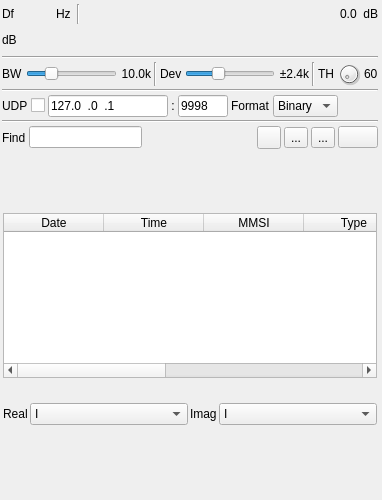
<?xml version="1.0" encoding="UTF-8"?>
<ui version="4.0">
 <class>AISDemodGUI</class>
 <widget class="RollupContents" name="AISDemodGUI">
  <property name="geometry">
   <rect>
    <x>0</x>
    <y>0</y>
    <width>382</width>
    <height>500</height>
   </rect>
  </property>
  <property name="sizePolicy">
   <sizepolicy hsizetype="Expanding" vsizetype="Expanding">
    <horstretch>0</horstretch>
    <verstretch>0</verstretch>
   </sizepolicy>
  </property>
  <property name="minimumSize">
   <size>
    <width>382</width>
    <height>500</height>
   </size>
  </property>
  <property name="font">
   <font>
    <family>Liberation Sans</family>
    <pointsize>9</pointsize>
   </font>
  </property>
  <property name="focusPolicy">
   <enum>Qt::StrongFocus</enum>
  </property>
  <property name="windowTitle">
   <string>AIS Demodulator</string>
  </property>
  <widget class="QWidget" name="settingsContainer" native="true">
   <property name="geometry">
    <rect>
     <x>0</x>
     <y>0</y>
     <width>380</width>
     <height>151</height>
    </rect>
   </property>
   <property name="minimumSize">
    <size>
     <width>350</width>
     <height>0</height>
    </size>
   </property>
   <property name="windowTitle">
    <string>Settings</string>
   </property>
   <layout class="QVBoxLayout" name="verticalLayout">
    <property name="spacing">
     <number>3</number>
    </property>
    <property name="leftMargin">
     <number>2</number>
    </property>
    <property name="topMargin">
     <number>2</number>
    </property>
    <property name="rightMargin">
     <number>2</number>
    </property>
    <property name="bottomMargin">
     <number>2</number>
    </property>
    <item>
     <layout class="QHBoxLayout" name="powLayout">
      <property name="topMargin">
       <number>2</number>
      </property>
      <item>
       <widget class="QLabel" name="deltaFrequencyLabel">
        <property name="minimumSize">
         <size>
          <width>16</width>
          <height>0</height>
         </size>
        </property>
        <property name="text">
         <string>Df</string>
        </property>
       </widget>
      </item>
      <item>
       <widget class="ValueDialZ" name="deltaFrequency" native="true">
        <property name="sizePolicy">
         <sizepolicy hsizetype="Maximum" vsizetype="Maximum">
          <horstretch>0</horstretch>
          <verstretch>0</verstretch>
         </sizepolicy>
        </property>
        <property name="minimumSize">
         <size>
          <width>32</width>
          <height>16</height>
         </size>
        </property>
        <property name="font">
         <font>
          <family>Liberation Mono</family>
          <pointsize>12</pointsize>
         </font>
        </property>
        <property name="cursor">
         <cursorShape>PointingHandCursor</cursorShape>
        </property>
        <property name="focusPolicy">
         <enum>Qt::StrongFocus</enum>
        </property>
        <property name="toolTip">
         <string>Demod shift frequency from center in Hz</string>
        </property>
       </widget>
      </item>
      <item>
       <widget class="QLabel" name="deltaUnits">
        <property name="text">
         <string>Hz </string>
        </property>
       </widget>
      </item>
      <item>
       <widget class="Line" name="line">
        <property name="orientation">
         <enum>Qt::Vertical</enum>
        </property>
       </widget>
      </item>
      <item>
       <spacer name="horizontalSpacer">
        <property name="orientation">
         <enum>Qt::Horizontal</enum>
        </property>
        <property name="sizeHint" stdset="0">
         <size>
          <width>40</width>
          <height>20</height>
         </size>
        </property>
       </spacer>
      </item>
      <item>
       <layout class="QHBoxLayout" name="channelPowerLayout">
        <item>
         <widget class="QLabel" name="channelPower">
          <property name="toolTip">
           <string>Channel power</string>
          </property>
          <property name="layoutDirection">
           <enum>Qt::RightToLeft</enum>
          </property>
          <property name="text">
           <string>0.0</string>
          </property>
         </widget>
        </item>
        <item>
         <widget class="QLabel" name="channelPowerUnits">
          <property name="text">
           <string> dB</string>
          </property>
         </widget>
        </item>
       </layout>
      </item>
     </layout>
    </item>
    <item>
     <layout class="QHBoxLayout" name="powerLayout">
      <item>
       <widget class="QLabel" name="channelPowerMeterUnits">
        <property name="text">
         <string>dB</string>
        </property>
       </widget>
      </item>
      <item>
       <widget class="LevelMeterSignalDB" name="channelPowerMeter" native="true">
        <property name="sizePolicy">
         <sizepolicy hsizetype="Expanding" vsizetype="MinimumExpanding">
          <horstretch>0</horstretch>
          <verstretch>0</verstretch>
         </sizepolicy>
        </property>
        <property name="minimumSize">
         <size>
          <width>0</width>
          <height>24</height>
         </size>
        </property>
        <property name="font">
         <font>
          <family>Liberation Mono</family>
          <pointsize>8</pointsize>
         </font>
        </property>
        <property name="toolTip">
         <string>Level meter (dB) top trace: average, bottom trace: instantaneous peak, tip: peak hold</string>
        </property>
       </widget>
      </item>
     </layout>
    </item>
    <item>
     <widget class="Line" name="line_5">
      <property name="orientation">
       <enum>Qt::Horizontal</enum>
      </property>
     </widget>
    </item>
    <item>
     <layout class="QHBoxLayout" name="phySettingsLayout">
      <item>
       <widget class="QLabel" name="rfBWLabel">
        <property name="text">
         <string>BW</string>
        </property>
       </widget>
      </item>
      <item>
       <widget class="QSlider" name="rfBW">
        <property name="sizePolicy">
         <sizepolicy hsizetype="Expanding" vsizetype="Minimum">
          <horstretch>0</horstretch>
          <verstretch>0</verstretch>
         </sizepolicy>
        </property>
        <property name="minimumSize">
         <size>
          <width>0</width>
          <height>0</height>
         </size>
        </property>
        <property name="toolTip">
         <string>RF bandwidth</string>
        </property>
        <property name="minimum">
         <number>10</number>
        </property>
        <property name="maximum">
         <number>400</number>
        </property>
        <property name="pageStep">
         <number>1</number>
        </property>
        <property name="value">
         <number>100</number>
        </property>
        <property name="orientation">
         <enum>Qt::Horizontal</enum>
        </property>
       </widget>
      </item>
      <item>
       <widget class="QLabel" name="rfBWText">
        <property name="minimumSize">
         <size>
          <width>30</width>
          <height>0</height>
         </size>
        </property>
        <property name="text">
         <string>10.0k</string>
        </property>
        <property name="alignment">
         <set>Qt::AlignRight|Qt::AlignTrailing|Qt::AlignVCenter</set>
        </property>
       </widget>
      </item>
      <item>
       <widget class="Line" name="line_2">
        <property name="orientation">
         <enum>Qt::Vertical</enum>
        </property>
       </widget>
      </item>
      <item>
       <widget class="QLabel" name="fmDevLabel">
        <property name="text">
         <string>Dev</string>
        </property>
       </widget>
      </item>
      <item>
       <widget class="QSlider" name="fmDev">
        <property name="sizePolicy">
         <sizepolicy hsizetype="Expanding" vsizetype="Minimum">
          <horstretch>0</horstretch>
          <verstretch>0</verstretch>
         </sizepolicy>
        </property>
        <property name="minimumSize">
         <size>
          <width>0</width>
          <height>0</height>
         </size>
        </property>
        <property name="toolTip">
         <string>Frequency deviation</string>
        </property>
        <property name="minimum">
         <number>10</number>
        </property>
        <property name="maximum">
         <number>50</number>
        </property>
        <property name="pageStep">
         <number>1</number>
        </property>
        <property name="value">
         <number>24</number>
        </property>
        <property name="orientation">
         <enum>Qt::Horizontal</enum>
        </property>
       </widget>
      </item>
      <item>
       <widget class="QLabel" name="fmDevText">
        <property name="minimumSize">
         <size>
          <width>30</width>
          <height>0</height>
         </size>
        </property>
        <property name="text">
         <string>±2.4k</string>
        </property>
        <property name="alignment">
         <set>Qt::AlignRight|Qt::AlignTrailing|Qt::AlignVCenter</set>
        </property>
       </widget>
      </item>
      <item>
       <widget class="Line" name="line_7">
        <property name="orientation">
         <enum>Qt::Vertical</enum>
        </property>
       </widget>
      </item>
      <item>
       <widget class="QLabel" name="thresholdLabel">
        <property name="text">
         <string>TH</string>
        </property>
       </widget>
      </item>
      <item>
       <widget class="QDial" name="threshold">
        <property name="maximumSize">
         <size>
          <width>24</width>
          <height>24</height>
         </size>
        </property>
        <property name="toolTip">
         <string>Correlation threshold</string>
        </property>
        <property name="minimum">
         <number>0</number>
        </property>
        <property name="maximum">
         <number>60</number>
        </property>
        <property name="singleStep">
         <number>1</number>
        </property>
        <property name="pageStep">
         <number>5</number>
        </property>
        <property name="value">
         <number>0</number>
        </property>
       </widget>
      </item>
      <item>
       <widget class="QLabel" name="thresholdText">
        <property name="text">
         <string>60</string>
        </property>
       </widget>
      </item>
     </layout>
    </item>
    <item>
     <widget class="Line" name="line_6">
      <property name="orientation">
       <enum>Qt::Horizontal</enum>
      </property>
     </widget>
    </item>
    <item>
     <layout class="QHBoxLayout" name="udpLayout">
      <item>
       <widget class="QLabel" name="udpEnabledLabel">
        <property name="text">
         <string>UDP</string>
        </property>
       </widget>
      </item>
      <item>
       <widget class="QCheckBox" name="udpEnabled">
        <property name="toolTip">
         <string>Send packets via UDP</string>
        </property>
        <property name="layoutDirection">
         <enum>Qt::RightToLeft</enum>
        </property>
        <property name="text">
         <string/>
        </property>
       </widget>
      </item>
      <item>
       <widget class="QLineEdit" name="udpAddress">
        <property name="minimumSize">
         <size>
          <width>120</width>
          <height>0</height>
         </size>
        </property>
        <property name="focusPolicy">
         <enum>Qt::ClickFocus</enum>
        </property>
        <property name="toolTip">
         <string>Destination UDP address</string>
        </property>
        <property name="inputMask">
         <string>000.000.000.000</string>
        </property>
        <property name="text">
         <string>127.0.0.1</string>
        </property>
       </widget>
      </item>
      <item>
       <widget class="QLabel" name="udpSeparator">
        <property name="text">
         <string>:</string>
        </property>
        <property name="alignment">
         <set>Qt::AlignCenter</set>
        </property>
       </widget>
      </item>
      <item>
       <widget class="QLineEdit" name="udpPort">
        <property name="minimumSize">
         <size>
          <width>50</width>
          <height>0</height>
         </size>
        </property>
        <property name="maximumSize">
         <size>
          <width>50</width>
          <height>16777215</height>
         </size>
        </property>
        <property name="focusPolicy">
         <enum>Qt::ClickFocus</enum>
        </property>
        <property name="toolTip">
         <string>Destination UDP port</string>
        </property>
        <property name="inputMask">
         <string>00000</string>
        </property>
        <property name="text">
         <string>9998</string>
        </property>
       </widget>
      </item>
      <item>
       <widget class="QLabel" name="udpFormatLabel">
        <property name="text">
         <string>Format</string>
        </property>
       </widget>
      </item>
      <item>
       <widget class="QComboBox" name="udpFormat">
        <property name="minimumSize">
         <size>
          <width>60</width>
          <height>0</height>
         </size>
        </property>
        <property name="toolTip">
         <string>Format used to forward received AIS messages</string>
        </property>
        <item>
         <property name="text">
          <string>Binary</string>
         </property>
        </item>
        <item>
         <property name="text">
          <string>NMEA</string>
         </property>
        </item>
       </widget>
      </item>
      <item>
       <spacer name="horizontalSpacer_4">
        <property name="orientation">
         <enum>Qt::Horizontal</enum>
        </property>
        <property name="sizeHint" stdset="0">
         <size>
          <width>40</width>
          <height>20</height>
         </size>
        </property>
       </spacer>
      </item>
     </layout>
    </item>
    <item>
     <widget class="Line" name="line_3">
      <property name="orientation">
       <enum>Qt::Horizontal</enum>
      </property>
     </widget>
    </item>
    <item>
     <layout class="QHBoxLayout" name="filterLayout">
      <item>
       <widget class="QLabel" name="filterMMSILabel">
        <property name="text">
         <string>Find</string>
        </property>
       </widget>
      </item>
      <item>
       <widget class="QLineEdit" name="filterMMSI">
        <property name="toolTip">
         <string>Display only messages where the MMSI matches the specified regular expression</string>
        </property>
       </widget>
      </item>
      <item>
       <spacer name="horizontalSpacer_3">
        <property name="orientation">
         <enum>Qt::Horizontal</enum>
        </property>
        <property name="sizeHint" stdset="0">
         <size>
          <width>40</width>
          <height>20</height>
         </size>
        </property>
       </spacer>
      </item>
      <item>
       <widget class="ButtonSwitch" name="logEnable">
        <property name="maximumSize">
         <size>
          <width>24</width>
          <height>16777215</height>
         </size>
        </property>
        <property name="toolTip">
         <string>Start/stop logging of received messages to .csv file</string>
        </property>
        <property name="text">
         <string/>
        </property>
        <property name="icon">
         <iconset resource="../../../sdrgui/resources/res.qrc">
          <normaloff>:/record_off.png</normaloff>:/record_off.png</iconset>
        </property>
       </widget>
      </item>
      <item>
       <widget class="QToolButton" name="logFilename">
        <property name="toolTip">
         <string>Set log .csv filename</string>
        </property>
        <property name="text">
         <string>...</string>
        </property>
        <property name="icon">
         <iconset resource="../../../sdrgui/resources/res.qrc">
          <normaloff>:/save.png</normaloff>:/save.png</iconset>
        </property>
        <property name="checkable">
         <bool>false</bool>
        </property>
       </widget>
      </item>
      <item>
       <widget class="QToolButton" name="logOpen">
        <property name="toolTip">
         <string>Read data from .csv log file</string>
        </property>
        <property name="text">
         <string>...</string>
        </property>
        <property name="icon">
         <iconset resource="../../../sdrgui/resources/res.qrc">
          <normaloff>:/load.png</normaloff>:/load.png</iconset>
        </property>
        <property name="checkable">
         <bool>false</bool>
        </property>
       </widget>
      </item>
      <item>
       <widget class="QPushButton" name="clearTable">
        <property name="toolTip">
         <string>Clear messages from table</string>
        </property>
        <property name="text">
         <string/>
        </property>
        <property name="icon">
         <iconset resource="../../../sdrgui/resources/res.qrc">
          <normaloff>:/bin.png</normaloff>:/bin.png</iconset>
        </property>
       </widget>
      </item>
     </layout>
    </item>
   </layout>
  </widget>
  <widget class="QWidget" name="messageContainer" native="true">
   <property name="geometry">
    <rect>
     <x>0</x>
     <y>210</y>
     <width>380</width>
     <height>171</height>
    </rect>
   </property>
   <property name="sizePolicy">
    <sizepolicy hsizetype="Expanding" vsizetype="Expanding">
     <horstretch>0</horstretch>
     <verstretch>0</verstretch>
    </sizepolicy>
   </property>
   <property name="windowTitle">
    <string>Received Messages</string>
   </property>
   <layout class="QVBoxLayout" name="verticalLayoutTable">
    <property name="spacing">
     <number>2</number>
    </property>
    <property name="leftMargin">
     <number>3</number>
    </property>
    <property name="topMargin">
     <number>3</number>
    </property>
    <property name="rightMargin">
     <number>3</number>
    </property>
    <property name="bottomMargin">
     <number>3</number>
    </property>
    <item>
     <widget class="QTableWidget" name="messages">
      <property name="toolTip">
       <string>Received packets</string>
      </property>
      <property name="editTriggers">
       <set>QAbstractItemView::NoEditTriggers</set>
      </property>
      <column>
       <property name="text">
        <string>Date</string>
       </property>
      </column>
      <column>
       <property name="text">
        <string>Time</string>
       </property>
      </column>
      <column>
       <property name="text">
        <string>MMSI</string>
       </property>
      </column>
      <column>
       <property name="text">
        <string>Type</string>
       </property>
      </column>
      <column>
       <property name="text">
        <string>Data</string>
       </property>
       <property name="toolTip">
        <string>Packet data as ASCII</string>
       </property>
      </column>
      <column>
       <property name="text">
        <string>NMEA</string>
       </property>
      </column>
      <column>
       <property name="text">
        <string>Hex</string>
       </property>
       <property name="toolTip">
        <string>Packet data as hex</string>
       </property>
      </column>
     </widget>
    </item>
   </layout>
  </widget>
  <widget class="QWidget" name="scopeContainer" native="true">
   <property name="geometry">
    <rect>
     <x>0</x>
     <y>400</y>
     <width>380</width>
     <height>341</height>
    </rect>
   </property>
   <property name="sizePolicy">
    <sizepolicy hsizetype="Expanding" vsizetype="Expanding">
     <horstretch>0</horstretch>
     <verstretch>0</verstretch>
    </sizepolicy>
   </property>
   <property name="windowTitle">
    <string>Waveforms</string>
   </property>
   <layout class="QVBoxLayout" name="transmittedLayout_2">
    <property name="spacing">
     <number>2</number>
    </property>
    <property name="leftMargin">
     <number>3</number>
    </property>
    <property name="topMargin">
     <number>3</number>
    </property>
    <property name="rightMargin">
     <number>3</number>
    </property>
    <property name="bottomMargin">
     <number>3</number>
    </property>
    <item>
     <layout class="QHBoxLayout" name="scopelLayout">
      <item>
       <widget class="QLabel" name="label_2">
        <property name="text">
         <string>Real</string>
        </property>
       </widget>
      </item>
      <item>
       <widget class="QComboBox" name="channel1">
        <property name="sizePolicy">
         <sizepolicy hsizetype="Expanding" vsizetype="Fixed">
          <horstretch>0</horstretch>
          <verstretch>0</verstretch>
         </sizepolicy>
        </property>
        <item>
         <property name="text">
          <string>I</string>
         </property>
        </item>
        <item>
         <property name="text">
          <string>Q</string>
         </property>
        </item>
        <item>
         <property name="text">
          <string>Mag Sq</string>
         </property>
        </item>
        <item>
         <property name="text">
          <string>FM demod</string>
         </property>
        </item>
        <item>
         <property name="text">
          <string>Gaussian</string>
         </property>
        </item>
        <item>
         <property name="text">
          <string>RX buf</string>
         </property>
        </item>
        <item>
         <property name="text">
          <string>Correlation</string>
         </property>
        </item>
        <item>
         <property name="text">
          <string>Threshold met</string>
         </property>
        </item>
        <item>
         <property name="text">
          <string>DC offset</string>
         </property>
        </item>
        <item>
         <property name="text">
          <string>CRC</string>
         </property>
        </item>
       </widget>
      </item>
      <item>
       <widget class="QLabel" name="label_3">
        <property name="sizePolicy">
         <sizepolicy hsizetype="Preferred" vsizetype="Preferred">
          <horstretch>0</horstretch>
          <verstretch>0</verstretch>
         </sizepolicy>
        </property>
        <property name="text">
         <string>Imag</string>
        </property>
       </widget>
      </item>
      <item>
       <widget class="QComboBox" name="channel2">
        <property name="sizePolicy">
         <sizepolicy hsizetype="Expanding" vsizetype="Fixed">
          <horstretch>0</horstretch>
          <verstretch>0</verstretch>
         </sizepolicy>
        </property>
        <item>
         <property name="text">
          <string>I</string>
         </property>
        </item>
        <item>
         <property name="text">
          <string>Q</string>
         </property>
        </item>
        <item>
         <property name="text">
          <string>Mag Sq</string>
         </property>
        </item>
        <item>
         <property name="text">
          <string>FM demod</string>
         </property>
        </item>
        <item>
         <property name="text">
          <string>Gaussian</string>
         </property>
        </item>
        <item>
         <property name="text">
          <string>RX buf</string>
         </property>
        </item>
        <item>
         <property name="text">
          <string>Correlation</string>
         </property>
        </item>
        <item>
         <property name="text">
          <string>Threshold met</string>
         </property>
        </item>
        <item>
         <property name="text">
          <string>DC offset</string>
         </property>
        </item>
        <item>
         <property name="text">
          <string>CRC</string>
         </property>
        </item>
       </widget>
      </item>
     </layout>
    </item>
    <item>
     <widget class="GLScope" name="glScope" native="true">
      <property name="sizePolicy">
       <sizepolicy hsizetype="Expanding" vsizetype="Expanding">
        <horstretch>0</horstretch>
        <verstretch>0</verstretch>
       </sizepolicy>
      </property>
      <property name="minimumSize">
       <size>
        <width>200</width>
        <height>250</height>
       </size>
      </property>
      <property name="font">
       <font>
        <family>Liberation Mono</family>
        <pointsize>8</pointsize>
       </font>
      </property>
     </widget>
    </item>
    <item>
     <widget class="GLScopeGUI" name="scopeGUI" native="true"/>
    </item>
   </layout>
  </widget>
 </widget>
 <customwidgets>
  <customwidget>
   <class>ButtonSwitch</class>
   <extends>QToolButton</extends>
   <header>gui/buttonswitch.h</header>
  </customwidget>
  <customwidget>
   <class>ValueDialZ</class>
   <extends>QWidget</extends>
   <header>gui/valuedialz.h</header>
   <container>1</container>
  </customwidget>
  <customwidget>
   <class>RollupContents</class>
   <extends>QWidget</extends>
   <header>gui/rollupcontents.h</header>
   <container>1</container>
  </customwidget>
  <customwidget>
   <class>LevelMeterSignalDB</class>
   <extends>QWidget</extends>
   <header>gui/levelmeter.h</header>
   <container>1</container>
  </customwidget>
  <customwidget>
   <class>GLScope</class>
   <extends>QWidget</extends>
   <header>gui/glscope.h</header>
   <container>1</container>
  </customwidget>
  <customwidget>
   <class>GLScopeGUI</class>
   <extends>QWidget</extends>
   <header>gui/glscopegui.h</header>
   <container>1</container>
  </customwidget>
 </customwidgets>
 <resources>
  <include location="../../../sdrgui/resources/res.qrc"/>
  <include location="../demodadsb/icons.qrc"/>
 </resources>
 <connections/>
</ui>
